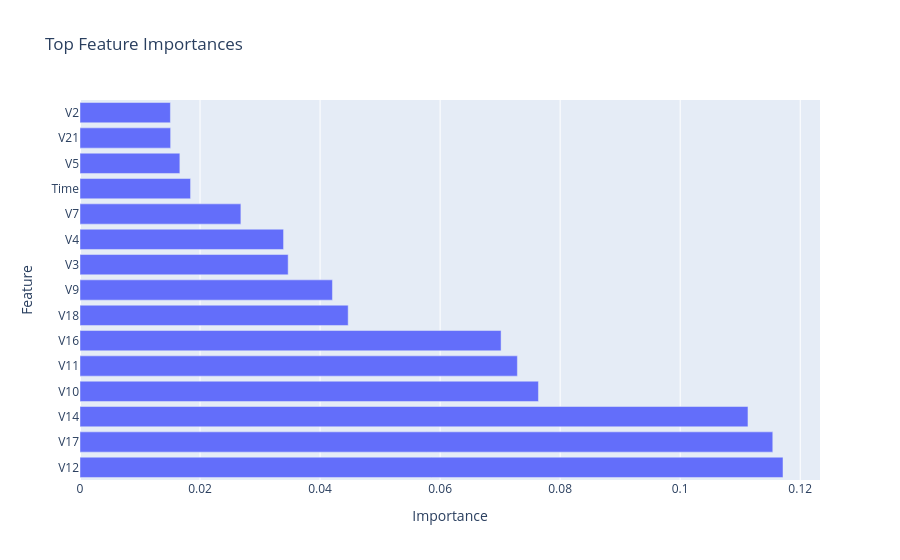

The notebook cell saved with this chart:
### Code cell
fig = px.bar(

    importance.head(15),

    x="Importance",

    y="Feature",

    orientation="h",

    title="Top Feature Importances"

)

fig.show()

### Figure 1 — Plotly figure (JSON) as saved in the notebook; plotly's stock layout.template omitted (floating-point values rounded to 4 significant figures)
{"data": [{"hovertemplate": "Importance=%{x}<br>Feature=%{y}<extra></extra>", "legendgroup": "", "marker": {"color": "#636efa", "pattern": {"shape": ""}}, "name": "", "orientation": "h", "showlegend": false, "textposition": "auto", "type": "bar", "x": [0.1171, 0.1154, 0.1113, 0.07638, 0.07288, 0.07016, 0.04468, 0.04206, 0.03468, 0.03392, 0.0268, 0.01842, 0.01664, 0.0151, 0.01506], "xaxis": "x", "y": ["V12", "V17", "V14", "V10", "V11", "V16", "V18", "V9", "V3", "V4", "V7", "Time", "V5", "V21", "V2"], "yaxis": "y"}], "layout": {"barmode": "relative", "legend": {"tracegroupgap": 0}, "title": {"text": "Top Feature Importances"}, "xaxis": {"anchor": "y", "domain": [0, 1], "title": {"text": "Importance"}}, "yaxis": {"anchor": "x", "domain": [0, 1], "title": {"text": "Feature"}}}}
